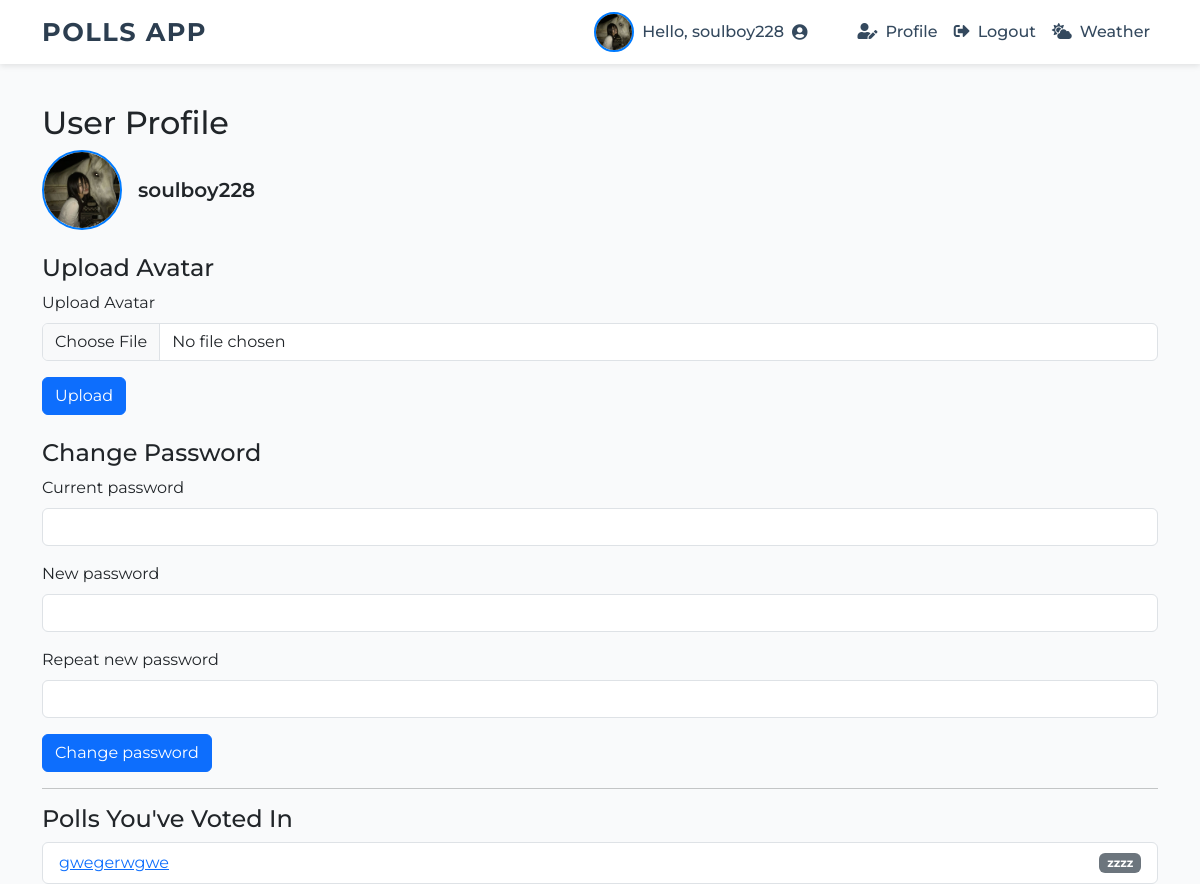
The app's page /profile (signed in) with its own data.
### app.py (models this page shows, shortened)
class User(UserMixin, db.Model):
    id = db.Column(db.Integer, primary_key=True)
    username = db.Column(db.String(150), unique=True, nullable=False)
    password_hash = db.Column(db.String(256), nullable=False)
    is_admin = db.Column(db.Boolean, default=False)
    avatar_filename = db.Column(db.String(300), nullable=True)
    votes = db.relationship('Vote', backref='user', lazy=True)
    polls_created = db.relationship('Poll', backref='creator', lazy=True)

class Option(db.Model):
    id = db.Column(db.Integer, primary_key=True)
    text = db.Column(db.String(200), nullable=False)
    poll_id = db.Column(db.Integer, db.ForeignKey('poll.id'), nullable=False)
    votes = db.relationship('Vote', backref='option', lazy=True)

class Poll(db.Model):
    id = db.Column(db.Integer, primary_key=True)
    question = db.Column(db.String(500), nullable=False)
    image_filename = db.Column(db.String(300))
    creator_id = db.Column(db.Integer, db.ForeignKey('user.id'), nullable=False)
    options = db.relationship('Option', backref='poll', lazy=True)
    votes = db.relationship('Vote', backref='poll', lazy=True)

### app.py (the view, shortened to what this page needs)
@app.route('/profile', methods=['GET', 'POST'])
@login_required
def profile():
    pwd_form = PasswordChangeForm()
    avatar_form = AvatarUploadForm()
    votes = Vote.query.filter_by(user_id=current_user.id).all()
    polls_voted = {}
    for vote in votes:
        poll = Poll.query.get(vote.poll_id)
        if poll:
            polls_voted[poll] = vote.option.text
    return render_template('profile.html', pwd_form=pwd_form, avatar_form=avatar_form, polls_voted=polls_voted)

### app.py
class PasswordChangeForm(FlaskForm):
    old_password = PasswordField('Current password', validators=[DataRequired()])
    new_password = PasswordField('New password', validators=[DataRequired(), Length(min=6)])
    new_password2 = PasswordField('Repeat new password', validators=[DataRequired(), EqualTo('new_password')])
    submit = SubmitField('Change password')

class AvatarUploadForm(FlaskForm):
    avatar = FileField('Upload Avatar', validators=[FileAllowed(ALLOWED_EXTENSIONS, 'Images only!')])
    submit = SubmitField('Upload')

### app.py (called while the page is built)
@login_manager.user_loader
def load_user(user_id):
    return User.query.get(int(user_id))

### templates/profile.html (shortened to what this page needs)
{% extends "layout.html" %}
{% block content %}
  <h2>User Profile</h2>
  <div class="mb-4 d-flex align-items-center">
    {% if current_user.avatar_filename %}
      <img src="{{ url_for('static', filename='uploads/' ~ current_user.avatar_filename) }}" class="avatar me-3" alt="Avatar" style="width:80px; height:80px;">
    {% else %}
      <img src="https://via.placeholder.com/80" class="avatar me-3" alt="Avatar" style="width:80px; height:80px;">
    {% endif %}
    <span style="font-size: 1.25rem; font-weight: 600;">{{ current_user.username }}</span>
  </div>
  <h4>Upload Avatar</h4>
  <form method="POST" enctype="multipart/form-data" class="mb-4">
    <div class="mb-3">
      {{ avatar_form.avatar.label(class="form-label") }}
      {{ avatar_form.avatar(class="form-control") }}
    </div>
    <button type="submit" name="upload_avatar" class="btn btn-primary">{{ avatar_form.submit.label.text }}</button>
  </form>
  <h4>Change Password</h4>
  <form method="POST">
    <div class="mb-3">
      {{ pwd_form.old_password.label(class="form-label") }}
      {{ pwd_form.old_password(class="form-control") }}
    </div>
    <div class="mb-3">
      {{ pwd_form.new_password.label(class="form-label") }}
      {{ pwd_form.new_password(class="form-control") }}
    </div>
    <div class="mb-3">
      {{ pwd_form.new_password2.label(class="form-label") }}
      {{ pwd_form.new_password2(class="form-control") }}
    </div>
    <button type="submit" name="change_password" class="btn btn-primary">{{ pwd_form.submit.label.text }}</button>
  </form>
  <hr>
  <h4>Polls You've Voted In</h4>
  {% if polls_voted %}
    <ul class="list-group">
      {% for poll, option_text in polls_voted.items() %}
        <li class="list-group-item d-flex justify-content-between align-items-center">
          <a href="{{ url_for('poll_detail', poll_id=poll.id) }}">{{ poll.question }}</a>
          <span class="badge bg-secondary">{{ option_text }}</span>
        </li>
      {% endfor %}
    </ul>
  {% else %}
    <p>You haven't voted in any polls yet.</p>
  {% endif %}
{% endblock %}

### templates/layout.html (shortened to what this page needs)
<!doctype html>
<html lang="en">
<head>
  <link href="https://cdnjs.cloudflare.com/ajax/libs/font-awesome/5.15.3/css/all.min.css" rel="stylesheet" />
  <link href="https://cdn.jsdelivr.net/npm/bootstrap@5.3.0/dist/css/bootstrap.min.css" rel="stylesheet" />
</head>
<body>
  <nav class="navbar fixed-top navbar-expand-lg">
    <div class="container">
      <a class="navbar-brand" href="{{ url_for('index') }}">Polls App</a>
      <div class="collapse navbar-collapse justify-content-end" id="navbarNav">
        <ul class="navbar-nav align-items-center">
          {% if current_user.is_authenticated %}
          <li class="nav-item d-flex align-items-center me-3">
            {% if current_user.avatar_filename %}
            <img src="{{ url_for('static', filename='uploads/' ~ current_user.avatar_filename) }}" alt="Avatar"
              class="avatar" title="{{ current_user.username }}">
            {% endif %}
            <span class="navbar-text d-flex align-items-center">
  Hello, {{ current_user.username }}
  <i class="fas fa-user-circle ms-2"></i>
</span>
          </li>
          <li class="nav-item">
            <a class="nav-link" href="{{ url_for('profile') }}"><i class="fas fa-user-edit me-2"></i>Profile</a>
          </li>
          <li class="nav-item">
            <a class="nav-link" href="{{ url_for('logout') }}"><i class="fas fa-sign-out-alt me-2"></i>Logout</a>
          </li>
          {% endif %}
          <li class="nav-item">
            <a class="nav-link" href="{{ url_for('weather') }}"><i class="fas fa-cloud-sun me-2"></i>Weather</a>
          </li>
        </ul>
      </div>
    </div>
  </nav>
  <div class="container mt-4">
    {% block content %}{% endblock %}
  </div>
</body>
</html>

### templates/layout.html (style rules this page uses)
body { padding-top: 80px; font-family: 'Montserrat', sans-serif; background-color: #f9fafb; }
.navbar { background-color: #ffffff; box-shadow: 0 2px 6px rgba(0, 0, 0, 0.1); }
.navbar-brand { font-weight: 700; font-size: 1.6rem; letter-spacing: 1.5px; color: #2c3e50 !important; text-transform: uppercase; }
.nav-link { font-weight: 500; color: #34495e !important; transition: color 0.3s ease; }
.navbar-text { color: #34495e; font-weight: 500; margin-right: 10px; }
.avatar { width: 40px; height: 40px; object-fit: cover; border-radius: 50%; border: 2px solid #007bff; margin-right: 8px; transition: transform 0.3s ease; }

### records on screen
User: avatar_filename (picture), username "soulboy228"
Option: question "gwegerwgwe", text "zzzz"

### other values on screen
{{ avatar_form.avatar.label(class="form-label") }} "Upload Avatar"
{{ avatar_form.submit.label.text }} "Upload"
{{ pwd_form.old_password.label(class="form-label") }} "Current password"
{{ pwd_form.new_password.label(class="form-label") }} "New password"
{{ pwd_form.new_password2.label(class="form-label") }} "Repeat new password"
{{ pwd_form.submit.label.text }} "Change password"
